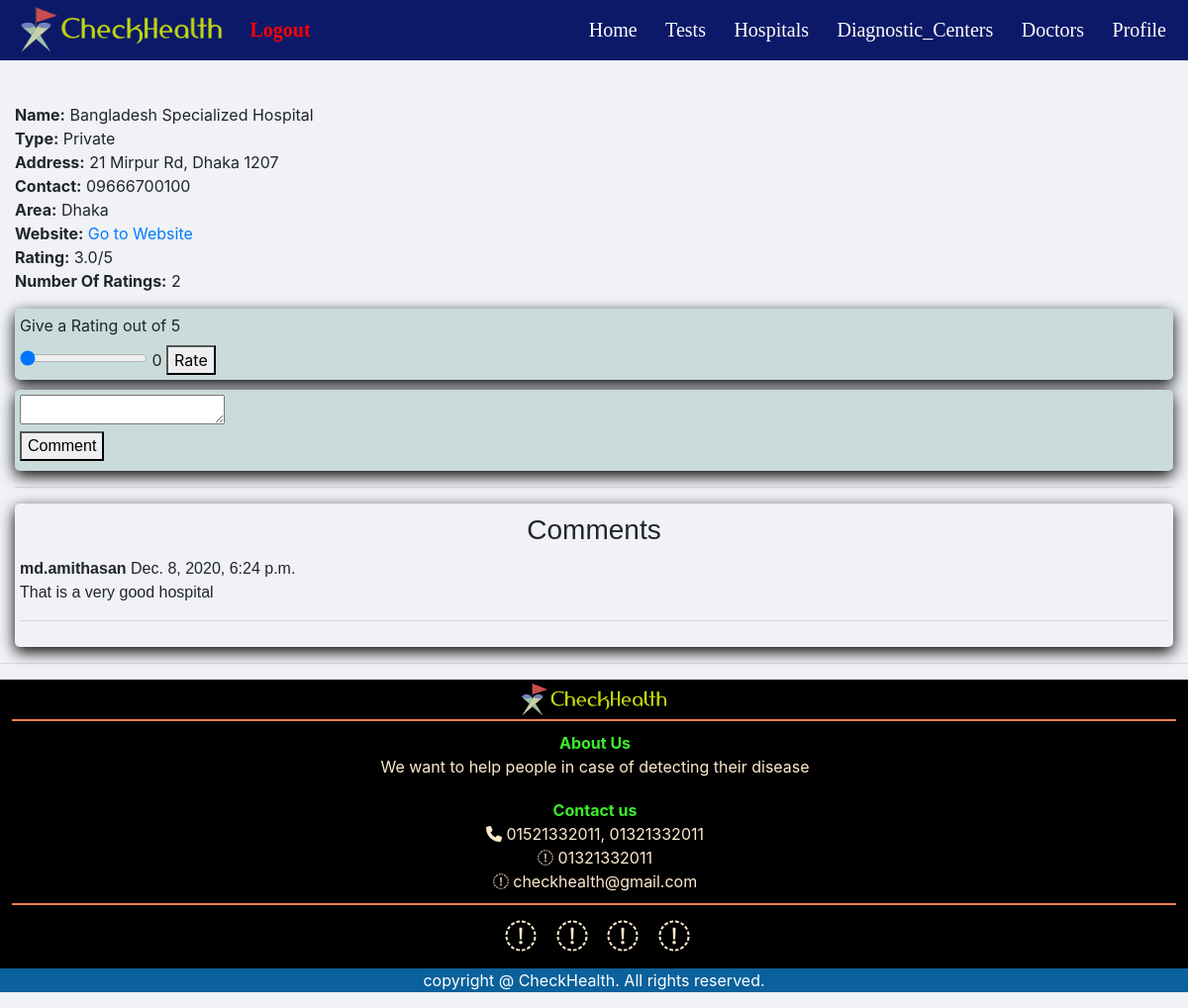
Page /hospitalDetails/1 (signed in) on the committed database.
### SARZS/models.py (models this page shows)
class hospitals(models.Model):
    Hid = models.CharField(max_length=10, null=True)
    Name = models.CharField(max_length=200, null=True)
    type = (
        ('Government', 'Government'),
        ('Private','Private'),
    )
    Type = models.CharField(max_length=50, null=True, choices=type)
    Address = models.CharField(max_length=400, null=True)
    Contact = models.CharField(max_length=100, null=True)
    Website = models.CharField(max_length=100, null=True)
    division = (
        ('Barishal','Barishal '),
        ('Chittagong', 'Chittagong '),
        ('Dhaka', 'Dhaka'),
        ('Mymensingh', 'Mymensingh'),
        ('Khulna','Khulna'),
        ('Rajshahi', 'Rajshahi'),
        ('Rangpur', 'Rangpur'),
        ('Sylhet', 'Sylhet'),
    )
    Area = models.CharField(max_length=50, null=True, choices=division)
    Rating = models.FloatField(null=True)
    TotalRating = models.FloatField(null=True)
    numberOfRating = models.IntegerField(null=True, default=0)
    photo = models.ImageField(upload_to="images" , null = True)

class hospitalReview(models.Model):
    Hid = models.CharField(max_length=10, null=True)
    user = models.CharField(max_length=100, null=True)
    comment = models.TextField(null=True)
    date = models.DateTimeField(auto_now_add=True, null=True)

### SARZS/views.py (the view)
# urls.py: path('hospitalDetails/<int:id>', hospitalDetails, name='hospitalDetails'),
@login_required(login_url='via')
def hospitalDetails(request,id):
    hospital = hospitals.objects.get(id=id)
    row = hospitalReview.objects.filter(Hid=hospital.Hid).order_by("-date")
    return render(request, 'htmls/HospitalReview.html', {'row': row, 'hospital': hospital})

### SARZS/templates/htmls/HospitalReview.html (shortened to what this page needs)
{% extends 'htmls/main.html' %}
{% block content %}
{% load static %}
<head>
    <link rel="stylesheet" type="text/css" href="{% static '/css/main.css' %}">
</head>
<body>
    <div class="details">
        <p>
            <br>
            <b>Name:</b>  {{hospital.Name}} <br>
            <b>Type:</b> {{hospital.Type}} <br>
            <b>Address:</b> {{hospital.Address}} <br>
            <b>Contact:</b> {{hospital.Contact}} <br>
            <b>Area:</b> {{hospital.Area}} <br>
            <b>Website:</b> <a href="{{ hospital.Website }}" target="_blank">Go to Website</a> <br>
            <b>Rating:</b> {{hospital.Rating}}/5 <br>
            <b>Number Of Ratings:</b> {{hospital.numberOfRating}}
        </p>
    </div>
<div class="review">
    <div class="ratings">
        <form action="{% url 'hospitalRating' hospital.id %}" method="POST">
            <label for="rating">Give a Rating out of 5 </label><br>
            <input type="range" name="rating" id="rangeInput" min="0" max="5" value="0" step="1"
            oninput="amount.value=rangeInput.value">
            <output name="amount" id="amount" for="rangeInput">0</output>
            <button type="submit">Rate</button>
        </form>
    </div>
    <div class="comments">
        <form action="{% url 'hospitalComment' hospital.id %}" method="POST">
            <textarea name="comment" cols="20" rows="1"></textarea>
            <br>
            <button type="submit">Comment</button>
        </form>
    </div>
</div>
<hr>
<div class="reviews">
    <h3>Comments</h3>
    {% for i in row %}
        <b>{{i.user}}</b>  {{i.date}}
            <br>
        {{i.comment}}
        <hr>
    {% endfor %}
</div>
</body>
{% endblock %}

### static/css/main.css (style rules this page uses)
.details { text-align: left; }
.ratings { margin-top: 10px; padding: 5px; border-radius: 5px; background-color: rgb(202, 219, 219); box-shadow: 0 5px 15px rgb(0, 0, 0); }
.comments { margin-top: 10px; padding: 5px; padding-bottom: 10px; border-radius: 5px; background-color: rgb(202, 219, 219); box-shadow: 0 5px 15px rgb(0, 0, 0); font-family: Arial, Helvetica, sans-serif; }
.reviews { margin-top: 10px; padding: 5px; padding-bottom: 10px; border-radius: 5px; box-shadow: 0 5px 15px rgb(0, 0, 0); font-family: Arial, Helvetica, sans-serif; }
.reviews h3 { margin-top: 5px; margin-bottom: 10px; text-align: center; font-family: Arial, Helvetica, sans-serif; }

### SARZS/templates/htmls/main.html (style rules this page uses)
html { scroll-behavior: smooth; }
body { background: #f0f2f5; }

### SARZS/templates/htmls/navBar.html (style rules this page uses)
html, body { margin: 0; padding: 0; width: 100%; }

### rows in the picture
hospitals: Name "Bangladesh Specialized Hospital", Type "Private", Address "21 Mirpur Rd, Dhaka 1207", Contact "09666700100", Area "Dhaka", Rating "3.0", numberOfRating "2"
hospitalReview: user "md.amithasan", date "Dec. 8, 2020, 6:24 p.m.", comment "That is a very good hospital"
